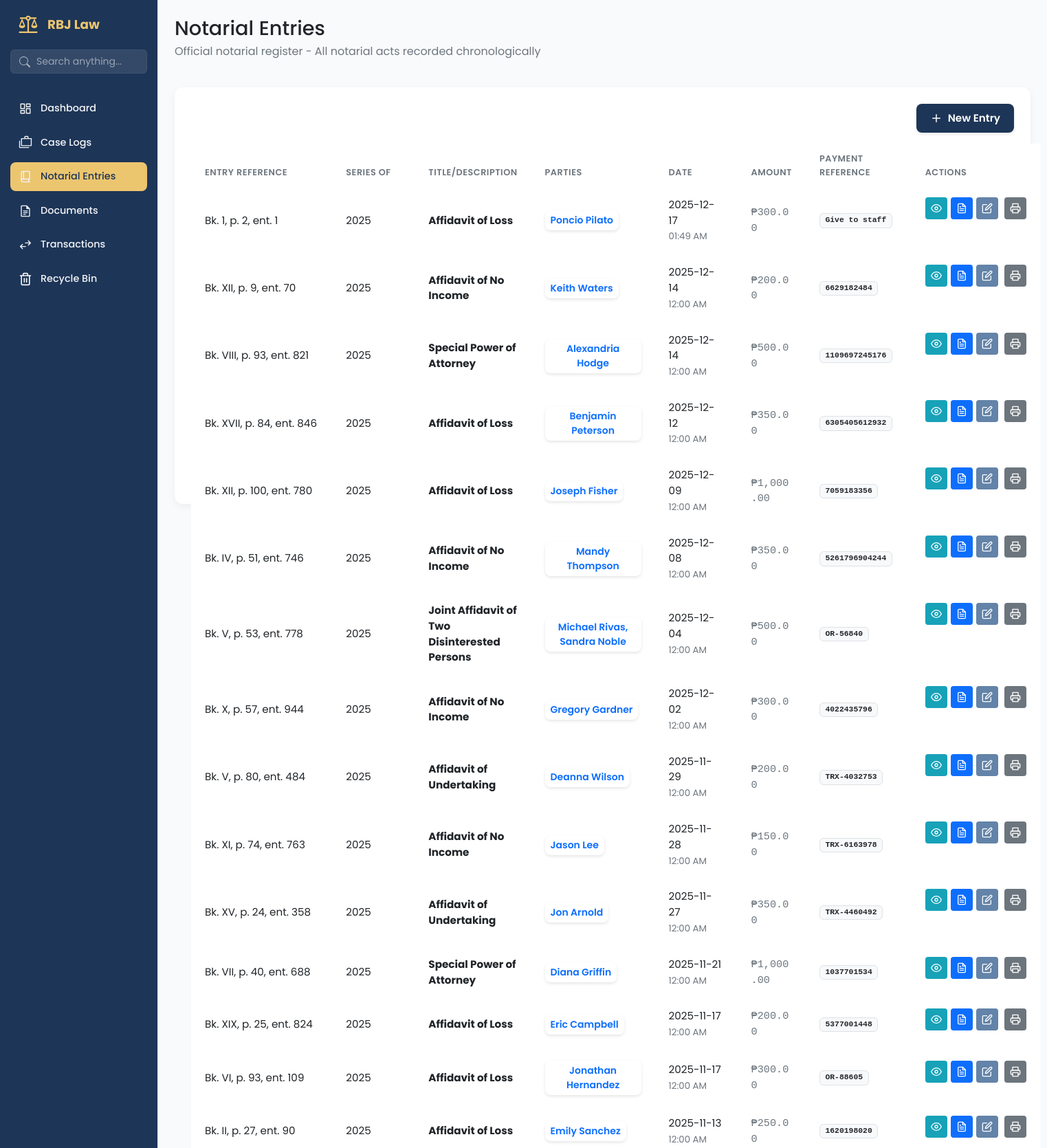
/notarial-entries/ (signed in, upper part), run on the app's committed database.
### app/models/notarial_entry_mdl.py (models this page shows, shortened)
class NotarialEntry(db.Model, SoftDeleteMixin):
    __tablename__ = 'notarial_entries'
    id = db.Column(db.Integer, primary_key=True)
    not_entry_num = db.Column(db.String(255), nullable=False)
    not_page_num = db.Column(db.String(255), nullable=False)
    not_book_num = db.Column(db.String(255), nullable=False)
    not_series = db.Column(db.Integer, nullable=False)
    not_title = db.Column(db.String(255), nullable=False)
    not_date = db.Column(db.DateTime, nullable=False, default=lambda: datetime.now(PHT))
    not_type_act = db.Column(db.String(255), nullable=False)
    not_fee = db.Column(Numeric(10, 2), nullable=False)
    not_fee_or = db.Column(db.String(255), nullable=True)
    not_other_place = db.Column(db.String(255), nullable=True)
    not_comp_evidence_id = db.Column(db.String(150), nullable=True)
    transaction_item_id = db.Column(db.Integer, db.ForeignKey('transaction_items.id'), nullable=True)
    transaction_status = db.Column(db.String(50), default='no_transaction')  # no_transaction, unpaid, paid
    transaction_item = db.relationship('TransactionItem',
                                     foreign_keys=[transaction_item_id],
                                     backref='notarial_entries',  # Changed from 'notary_entries'
                                     lazy=True)

class NotarialEntryParty(db.Model):
    __tablename__ = 'notarial_entry_parties'
    id = db.Column(db.Integer, primary_key=True)
    notarial_entry_id = db.Column(db.Integer, db.ForeignKey('notarial_entries.id'), nullable=False)
    party_name = db.Column(db.String(150), nullable=False)
    party_address = db.Column(db.String(150), nullable=False)
    citizenship = db.Column(db.String(50), nullable=True, default='Filipino')
    party_id_type = db.Column(db.String(50), nullable=True) # e.g., Passport, Drivers License
    party_id_number = db.Column(db.String(50), nullable=True)
    party_id_expiry = db.Column(db.Date, nullable=True)
    notarial_entry = db.relationship('NotarialEntry', backref='parties', lazy=True)

### app/routes/notarial_entries_routes.py (the view)
@notarial_entries_bp.route('/')
@staff_or_admin_required
@login_required
def notarial_entries_page():
    entries = NotarialEntryService.get_all_entries()
    return render_template('notarial_entries.html', entries=entries, now=datetime.now(PHT))

### app/models/user_model.py (called while the page is built)
    @property
    def full_name(self):
        if self.first_name and self.last_name:
            return f"{self.first_name} {self.last_name}"
        return self.username

### app/services/notarial_entry_service.py (called while the page is built)
    def get_all_entries():
        return NotarialEntry.query.options(
            db.joinedload(NotarialEntry.parties),
            db.joinedload(NotarialEntry.witnesses)
        ).filter(NotarialEntry.deleted_at == None).order_by(NotarialEntry.not_date.desc()).all()

### app/utils/permissions.py (called while the page is built)
def staff_or_admin_required(f):
    @wraps(f)
    def decorated_function(*args, **kwargs):
        if not current_user.is_authenticated:
            flash('Please login to access this page.', 'error')
            return redirect(url_for('auth.login'))
        if current_user.role not in ['admin', 'staff']:
            flash('Staff or Administrator access required.', 'error')
            return redirect(url_for('dashboard.dashboard_page'))
        return f(*args, **kwargs)
    return decorated_function

### app/templates/notarial_entries.html (shortened to what this page needs)
{% extends 'base.html' %}
{% block content %}
<main class="dashboard-content">
    <header class="dashboard-header">
        <div>
            <h1>Notarial Entries </h1>
            <p>Official notarial register - All notarial acts recorded chronologically</p>
        </div>
    </header>
    <section class="content-section">
        <div class="panel-card">
            <div class="dashboard-actions" style="display: flex; justify-content: end; flex-shrink: 0; gap: 50px;">
                <a href="#" class="btn btn-primary" data-bs-toggle="modal" data-bs-target="#entryModal">
                    <svg class="btn-icon-left" xmlns="http://www.w3.org/2000/svg" viewBox="0 0 24 24" fill="none"
                        stroke="currentColor" stroke-width="2" stroke-linecap="round" stroke-linejoin="round">
                        <line x1="12" y1="5" x2="12" y2="19"></line>
                        <line x1="5" y1="12" x2="19" y2="12"></line>
                    </svg>
                    New Entry
                </a>
            </div>
            <div class="table-wrapper">
                <table class="table document-table">
                    <colgroup>
                        <col class="short">
                        <col class="medium">
                        <col class="medium">
                        <col class="long">
                        <col class="medium">
                        <col class="short">
                        <col class="actions">
                    </colgroup>
                    <thead>
                        <tr>
                            <th data-sort-key="entry_ref">Entry Reference</th>
                            <th data-sort-key="series">Series Of</th>
                            <th data-sort-key="title">Title/Description</th>
                            <th data-sort-key="parties">Parties</th>
                            <th>Date</th>
                            <th>Amount</th>
                            <th>Payment Reference</th>
                            <th>Actions</th>
                        </tr>
                    </thead>
                    <tbody>
                        {% for entry in entries %}
                        <tr>
                            <td class="align-middle">
                                <span class="fw-normal text-dark" style="white-space: nowrap;">
                                    Bk. {{ entry.not_book_num }}, p. {{ entry.not_page_num }}, ent. {{
                                    entry.not_entry_num }}
                                </span>
                            </td>
                            <td class="align-middle">{{ entry.not_series }}</td>
                            <td class="align-middle"><strong>{{ entry.not_title }}</strong></td>
                            <td class="align-middle">
                                <div class="clickable-list">
                                    <button type="button" class="btn btn-sm btn-outline-primary view-parties-btn">
                                        {% for party in entry.parties %}
                                        {{ party.party_name }}{% if not loop.last %}, {% endif %}
                                        {% endfor %}
                                    </button>
                                </div>
                            </td>
                            <td class="align-middle">
                                <div>{{ entry.not_date.strftime('%Y-%m-%d') }}</div>
                                <small class="text-muted">{{ entry.not_date.strftime('%I:%M %p') }}</small>
                            </td>
                            <td class="text-start font-monospace text-secondary align-middle">
                                ₱{{ "{:,.2f}".format(entry.not_fee) }}
                            </td>
                            <td class="align-middle">
                                {% if entry.not_fee_or %}
                                <div class="d-flex align-items-center">
                                    <span class="badge bg-light text-dark border me-2" style="font-family: monospace;">
                                        {{ entry.not_fee_or }}
                                    </span>
                                </div>
                                {% elif entry.transaction_status == 'paid' %}
                                <span class="badge bg-success-subtle text-success border border-success-subtle">Paid
                                    (Cash)</span>
                                {% endif %}
                            </td>
                            <td>
                                <div class="action-buttons justify-content-start">
                                    <a href="{{ url_for('notarial_entries.entry_details', entry_id=entry.id) }}"
                                        class="btn-action btn-action--info" title="View Details">
                                        <svg xmlns="http://www.w3.org/2000/svg" width="16" height="16"
                                            viewBox="0 0 24 24" fill="none" stroke="currentColor" stroke-width="2"
                                            stroke-linecap="round" stroke-linejoin="round">
                                            <path d="M1 12s4-8 11-8 11 8 11 8-4 8-11 8-11-8-11-8z"></path>
                                            <circle cx="12" cy="12" r="3"></circle>
                                        </svg>
                                    </a>
                                    {% if 'Affidavit of Loss' in entry.not_title %}
                                    <a href="{{ url_for('notarial_entries.generate_document', entry_id=entry.id, doc_type='affidavit_loss') }}"
                                        class="btn-action btn-action--primary" title="Download Affidavit of Loss">
                                    </a>
                                    {% elif 'Joint Affidavit' in entry.not_title %}
                                    <a href="{{ url_for('notarial_entries.generate_document', entry_id=entry.id, doc_type='joint_affidavit_two_disinterested_person') }}"
                                        class="btn-action btn-action--primary" title="Download Joint Affidavit">
                                    </a>
                                    {% elif 'Special Power' in entry.not_title %}
                                    <a href="{{ url_for('notarial_entries.generate_document', entry_id=entry.id, doc_type='special_power_of_attorney') }}"
                                        class="btn-action btn-action--primary" title="Download SPA">
                                    </a>
                                    {% elif 'No Income' in entry.not_title %}
                                    <a href="{{ url_for('notarial_entries.generate_document', entry_id=entry.id, doc_type='affidavit-of-no-income') }}"
                                        class="btn-action btn-action--primary" title="Download Affidavit No Income">
                                    </a>
                                    {% elif 'Undertaking' in entry.not_title %}
                                    <a href="{{ url_for('notarial_entries.generate_document', entry_id=entry.id, doc_type='affidavit-of-undertaking') }}"
                                        class="btn-action btn-action--primary" title="Download Affidavit Undertaking">
                                    </a>
                                    {% endif %}
                                    <a href="#" class="btn-action btn-action--secondary"
                                        style="background-color: rgb(99, 131, 168); color: white;" title="Edit Details"
                                        data-bs-toggle="modal" data-bs-target="#entryModal"
                                        onclick="loadEntryData('{{ entry.id }}')">
                                    </a>
                                </div>
                            </td>
                        </tr>
                        {% endfor %}
                    </tbody>
                </table>
            </div>
        </div>
    </section>
</main>
{% endblock content %}

### app/static/css/components/sidebar.css (style rules this page uses)
:root { --sidebar-width: 230px; --color-royal-blue: #1D3557; --color-gold: #ecc56f; --color-text-dark: #374151; --color-text-gray: #6b7280; --color-bg-white: #ffffff; --color-hover-gray: #f3f4f6; }
body { min-height: 100vh; background-color: #f9fafb; margin: 0; }

### app/static/css/base/_variable.css (style rules this page uses)
:root { --color-bg-primary: #F4F4F4; --color-bg-secondary: #FFFFFF; --color-bg-search: #E9ECEF; --color-text-primary: #212529; --color-text-secondary: #6C757D; --color-text-white: #FFFFFF; --color-card-blue: #1D3557; --color-card-gold: #ecc56f; --color-card-green: #2A9D49; --shadow-light: 0 4px 12px rgba(0, 0, 0, 0.05); --border-radius-m: 12px; --border-radius-s: 8px; }

### app/static/css/components/_dashboard.css (style rules this page uses)
.dashboard-content { padding: 24px; }
.dashboard-header { display: flex; justify-content: space-between; align-items: center; margin-bottom: 24px; border-bottom: 1px solid var(--color-border-light); }
.dashboard-header h1 { margin: 0; font-size: 1.8rem; color: var(--color-text-primary); }
.dashboard-header p { margin-top: 4px; color: var(--color-text-secondary); }
.panel-card { background-color: var(--color-bg-secondary); padding: 24px; border-radius: var(--border-radius-m); box-shadow: var(--shadow-light); }
body { background-color: var(--color-bg-primary); font-family: -apple-system, BlinkMacSystemFont, "Segoe UI", Roboto, Helvetica, Arial, sans-serif; }

### app/static/css/components/_table.css (style rules this page uses)
.table { width: 100%; border-collapse: collapse; table-layout: auto; margin-top: 16px }
.table thead th { font-weight: 600; color: var(--color-text-secondary); text-transform: uppercase; text-align: left; font-size: 0.8rem; padding: 12px 20px; border-bottom: 1px solid var(--color-border-light); letter-spacing: 0.5px; position: sticky; top: 0; background-color: #fff; z-index: 2; }
.table tbody td { padding: 15px 20px; color: var(--color-text-primary); font-size: 0.95rem; border-bottom: 1px solid var(--color-border-subtle); word-break: break-word; }
.table-wrapper { overflow-x: auto; width: 100%; max-height: 500px; overflow-y: auto; }
.table col.short { width: auto; min-width: 50px; text-align: center; }
.table col.medium { width: auto; min-width: 120px; }
.table col.long { width: auto; min-width: 180px; }
.table col.actions { width: auto; text-align: right; }
.table thead th[data-sort-key] { cursor: pointer; transition: background-color 0.1s ease; user-select: none; position: sticky; top: 0; }

### app/static/css/components/_button.css (style rules this page uses)
.btn { display: inline-flex; align-items: center; justify-content: center; padding: 10px 20px; border: none; border-radius: 8px; cursor: pointer; font-weight: 600; font-size: 0.95rem; transition: all 0.2s ease; text-decoration: none; box-shadow: 0 2px 4px rgba(0, 0, 0, 0.1); }
.btn-icon-left { margin-right: 8px; width: 18px; height: 18px; fill: none; stroke: currentColor; stroke-width: 2; }

### app/static/css/pages/login.css (style rules this page uses)
:root { --law-blue-dark: #0f172a; --law-blue-light: #1e293b; --law-gold: #c5a059; --law-gold-hover: #b08d4b; --text-dark: #333333; --text-light: #f8f9fa; --form-bg: #ffffff; --font-serif: 'Playfair Display', serif; --font-sans: 'Lato', sans-serif; }
body { font-family: var(--font-sans); color: var(--text-dark); }

### app/templates/notarial_entries.html (style rules this page uses)
.action-buttons { display: flex; gap: 5px; justify-content: start; }
.btn-action { display: inline-flex; align-items: center; justify-content: center; width: 32px; height: 32px; border: none; border-radius: 4px; cursor: pointer; text-decoration: none; }
.btn-action--info { background-color: #17a2b8; color: white; }
.text-muted { color: #6c757d !important; }
.clickable-list { position: relative; display: inline-block; }
.btn-sm { padding: 0.25rem 0.5rem; font-size: 0.875rem; }
.table td { position: relative; overflow: visible !important; }
.table-wrapper { overflow: visible !important; }
.table { overflow: visible !important; }
td:nth-child(4) { overflow: visible !important; position: relative; }
.btn-action--primary { background-color: #007bff; color: white; }
.btn-action--primary { background-color: #0d6efd; color: white; }
.btn-action--secondary { background-color: #6c757d; color: white; }

### data on the page
NotarialEntry: not_book_num "1", not_page_num "2", not_entry_num "1", not_series "2025", not_title "Affidavit of Loss", not_date "2025-12-17", not_date "01:49 AM", not_fee "300.00", not_fee_or "Give to staff"
NotarialEntryParty: party_name "Poncio Pilato"
NotarialEntry: not_book_num "XII", not_page_num "9", not_entry_num "70", not_series "2025", not_title "Affidavit of No Income", not_date "2025-12-14", not_date "12:00 AM", not_fee "200.00", not_fee_or "6629182484"
NotarialEntryParty: party_name "Keith Waters"
NotarialEntry: not_book_num "VIII", not_page_num "93", not_entry_num "821", not_series "2025", not_title "Special Power of Attorney", not_date "2025-12-14", not_date "12:00 AM", not_fee "500.00", not_fee_or "1109697245176"
NotarialEntryParty: party_name "Alexandria Hodge"
NotarialEntry: not_book_num "XVII", not_page_num "84", not_entry_num "846", not_series "2025", not_title "Affidavit of Loss", not_date "2025-12-12", not_date "12:00 AM", not_fee "350.00", not_fee_or "6305405612932"
NotarialEntryParty: party_name "Benjamin Peterson"
NotarialEntry: not_book_num "XII", not_page_num "100", not_entry_num "780", not_series "2025", not_title "Affidavit of Loss", not_date "2025-12-09", not_date "12:00 AM", not_fee "1,000.00", not_fee_or "7059183356"
NotarialEntryParty: party_name "Joseph Fisher"
NotarialEntry: not_book_num "IV", not_page_num "51", not_entry_num "746", not_series "2025", not_title "Affidavit of No Income", not_date "2025-12-08", not_date "12:00 AM", not_fee "350.00", not_fee_or "5261796904244"
NotarialEntryParty: party_name "Mandy Thompson"
NotarialEntry: not_book_num "V", not_page_num "53", not_entry_num "778", not_series "2025", not_title "Joint Affidavit of Two Disinterested Persons", not_date "2025-12-04", not_date "12:00 AM", not_fee "500.00", not_fee_or "OR-56840"
NotarialEntryParty: party_name "Michael Rivas"
NotarialEntryParty: party_name "Sandra Noble"
NotarialEntry: not_book_num "X", not_page_num "57", not_entry_num "944", not_series "2025", not_title "Affidavit of No Income", not_date "2025-12-02", not_date "12:00 AM", not_fee "300.00", not_fee_or "4022435796"
NotarialEntryParty: party_name "Gregory Gardner"
NotarialEntry: not_book_num "V", not_page_num "80", not_entry_num "484", not_series "2025", not_title "Affidavit of Undertaking", not_date "2025-11-29", not_date "12:00 AM", not_fee "200.00", not_fee_or "TRX-4032753"
NotarialEntryParty: party_name "Deanna Wilson"
NotarialEntry: not_book_num "XI", not_page_num "74", not_entry_num "763", not_series "2025", not_title "Affidavit of No Income", not_date "2025-11-28", not_date "12:00 AM", not_fee "150.00", not_fee_or "TRX-6163978"
NotarialEntryParty: party_name "Jason Lee"
NotarialEntry: not_book_num "XV", not_page_num "24", not_entry_num "358", not_series "2025", not_title "Affidavit of Undertaking", not_date "2025-11-27", not_date "12:00 AM", not_fee "350.00", not_fee_or "TRX-4460492"
NotarialEntryParty: party_name "Jon Arnold"
NotarialEntry: not_book_num "VII", not_page_num "40", not_entry_num "688", not_series "2025", not_title "Special Power of Attorney", not_date "2025-11-21", not_date "12:00 AM", not_fee "1,000.00", not_fee_or "1037701534"
NotarialEntryParty: party_name "Diana Griffin"
NotarialEntry: not_book_num "XIX", not_page_num "25", not_entry_num "824", not_series "2025", not_title "Affidavit of Loss", not_date "2025-11-17", not_date "12:00 AM", not_fee "200.00", not_fee_or "5377001448"
NotarialEntryParty: party_name "Eric Campbell"
NotarialEntry: not_book_num "VI", not_page_num "93", not_entry_num "109", not_series "2025", not_title "Affidavit of Loss", not_date "2025-11-17", not_date "12:00 AM", not_fee "300.00", not_fee_or "OR-88605"
NotarialEntryParty: party_name "Jonathan Hernandez"
NotarialEntry: not_book_num "II", not_page_num "27", not_entry_num "90", not_series "2025", not_title "Affidavit of Loss", not_date "2025-11-13", not_date "12:00 AM", not_fee "250.00", not_fee_or "1620198020"
NotarialEntryParty: party_name "Emily Sanchez"
